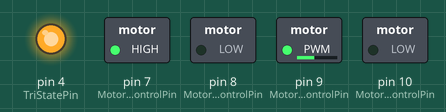
Recording of a sketch running on a simulated Arduino Uno, built with avr-gcc and run on an emulated ATmega328P. Parts: switched loads named in the sketch (green lamp = pin HIGH), output pins drawn as LEDs (lit = HIGH).

Above: at 0.1 s.
Timing chart, 0 to 1.6 s (numbered marks = the images above):
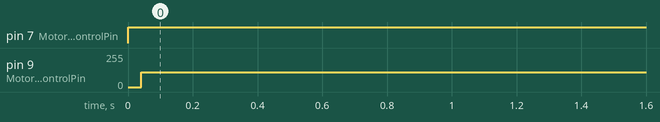

Measured:
- by itself, pin 7 (Motor1DirControlPin): LOW → HIGH at 0.00 s
- by itself, pin 9 (Motor1VoltControlPin): 0/255 → 109/255 at 0.04 s

The sketch:

motordrive.ino
```cpp
#define TriStatePin 4

#define Motor1DirControlPin 7
#define Motor2DirControlPin 8

#define Motor1VoltControlPin 9
#define Motor2VoltControlPin 10

#define FaultPin 12


void setup() {

  pinMode(TriStatePin, OUTPUT);
  analogWrite(TriStatePin, 255);

  pinMode(Motor1VoltControlPin, OUTPUT);
  pinMode(Motor1DirControlPin, OUTPUT);

  pinMode(Motor2VoltControlPin, OUTPUT);
  pinMode(Motor2DirControlPin, OUTPUT);

  pinMode(FaultPin, INPUT);

}

void loop() {

  static int motorVolt;
  motorVolt = (motorVolt + 32) % 256;
  int direct = 255;

  analogWrite(Motor1DirControlPin, direct);

  analogWrite(Motor1VoltControlPin, motorVolt);


}
```
